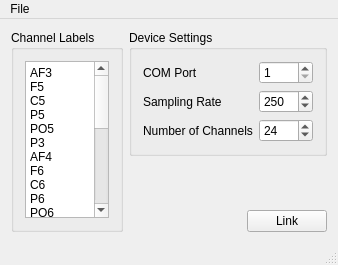
<?xml version="1.0" encoding="UTF-8"?>
<ui version="4.0">
 <class>MainWindow</class>
 <widget class="QMainWindow" name="MainWindow">
  <property name="geometry">
   <rect>
    <x>0</x>
    <y>0</y>
    <width>313</width>
    <height>265</height>
   </rect>
  </property>
  <property name="windowTitle">
   <string>Cognionics Connector</string>
  </property>
  <widget class="QWidget" name="centralWidget">
   <layout class="QHBoxLayout" name="horizontalLayout_2">
    <item>
     <widget class="QGroupBox" name="groupBox_2">
      <property name="title">
       <string>Channel Labels</string>
      </property>
      <layout class="QGridLayout" name="gridLayout">
       <item row="0" column="0">
        <widget class="QPlainTextEdit" name="channelLabels">
         <property name="plainText">
          <string>AF3
F5
C5
P5
PO5
P3
AF4
F6
C6
P6
PO6
F4
P1
Pz
P2
P4
C3
C1
F2
Fz
F1
F3
C4
C2</string>
         </property>
        </widget>
       </item>
      </layout>
     </widget>
    </item>
    <item>
     <layout class="QVBoxLayout" name="verticalLayout">
      <item>
       <widget class="QGroupBox" name="groupBox">
        <property name="title">
         <string>Device Settings</string>
        </property>
        <layout class="QFormLayout" name="formLayout">
         <item row="0" column="0">
          <widget class="QLabel" name="label_4">
           <property name="text">
            <string>COM Port</string>
           </property>
          </widget>
         </item>
         <item row="0" column="1">
          <widget class="QSpinBox" name="comPort">
           <property name="minimum">
            <number>1</number>
           </property>
           <property name="maximum">
            <number>256</number>
           </property>
          </widget>
         </item>
         <item row="1" column="0">
          <widget class="QLabel" name="label">
           <property name="text">
            <string>Sampling Rate</string>
           </property>
          </widget>
         </item>
         <item row="1" column="1">
          <widget class="QSpinBox" name="samplingRate">
           <property name="minimum">
            <number>1</number>
           </property>
           <property name="maximum">
            <number>1000</number>
           </property>
           <property name="value">
            <number>250</number>
           </property>
          </widget>
         </item>
         <item row="2" column="0">
          <widget class="QLabel" name="label_2">
           <property name="text">
            <string>Number of Channels</string>
           </property>
          </widget>
         </item>
         <item row="2" column="1">
          <widget class="QSpinBox" name="channelCount">
           <property name="minimum">
            <number>1</number>
           </property>
           <property name="maximum">
            <number>256</number>
           </property>
           <property name="value">
            <number>24</number>
           </property>
          </widget>
         </item>
        </layout>
       </widget>
      </item>
      <item>
       <spacer name="verticalSpacer">
        <property name="orientation">
         <enum>Qt::Vertical</enum>
        </property>
        <property name="sizeHint" stdset="0">
         <size>
          <width>20</width>
          <height>40</height>
         </size>
        </property>
       </spacer>
      </item>
      <item>
       <layout class="QHBoxLayout" name="horizontalLayout">
        <item>
         <spacer name="horizontalSpacer">
          <property name="orientation">
           <enum>Qt::Horizontal</enum>
          </property>
          <property name="sizeHint" stdset="0">
           <size>
            <width>40</width>
            <height>20</height>
           </size>
          </property>
         </spacer>
        </item>
        <item>
         <widget class="QPushButton" name="linkButton">
          <property name="text">
           <string>Link</string>
          </property>
         </widget>
        </item>
       </layout>
      </item>
     </layout>
    </item>
   </layout>
  </widget>
  <widget class="QMenuBar" name="menuBar">
   <property name="geometry">
    <rect>
     <x>0</x>
     <y>0</y>
     <width>313</width>
     <height>18</height>
    </rect>
   </property>
   <widget class="QMenu" name="menuFile">
    <property name="title">
     <string>File</string>
    </property>
    <addaction name="actionLoad_Configuration"/>
    <addaction name="actionSave_Configuration"/>
    <addaction name="separator"/>
    <addaction name="actionQuit_2"/>
   </widget>
   <addaction name="menuFile"/>
  </widget>
  <widget class="QStatusBar" name="statusBar"/>
  <action name="actionLoad_Configuration">
   <property name="text">
    <string>Load Configuration</string>
   </property>
  </action>
  <action name="actionSave_Configuration">
   <property name="text">
    <string>Save Configuration</string>
   </property>
  </action>
  <action name="actionQuit">
   <property name="text">
    <string>Quit</string>
   </property>
  </action>
  <action name="actionQuit_2">
   <property name="text">
    <string>Quit</string>
   </property>
  </action>
 </widget>
 <layoutdefault spacing="6" margin="11"/>
 <resources/>
 <connections/>
</ui>
